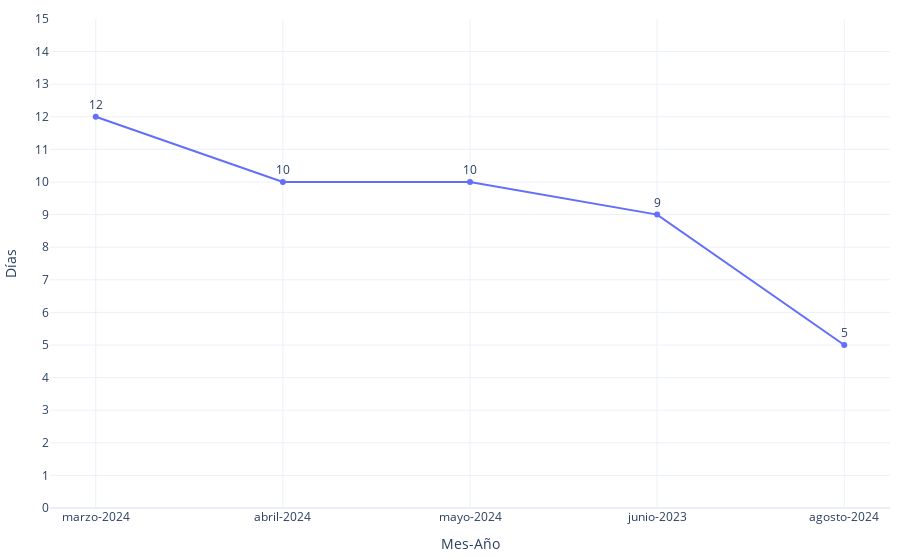

Notebook cell for this chart:
### Code cell
import os
import plotly.graph_objects as go
import plotly.io as pio

fig = go.Figure()
fig.add_trace(go.Scatter(
        x=promedios_df['label'], 
        y=promedios_df['tiempo_de_publicacion'], 
        mode='lines+markers+text',  # Mostrar líneas, puntos y texto        
        text=promedios_df['tiempo_de_publicacion'],#.apply(lambda x: f'${x:,.0f}'),  # Añadir el texto de los valores formateados
        textposition="top center"  # Posicionar el texto encima de los puntos
    ))

# Configurar el diseño
fig.update_layout(
    xaxis_title="Mes-Año",
    yaxis_title="Días",
    template="plotly_white",
    margin=dict(l=10, r=10, t=10, b=10),
    yaxis=dict(
        ticklen=10,
        tick0=1,
        dtick=1,
        range=[0,15]
    ),
)
# Exportar gráfica como archivo HTML
def guardar_grafico_como_html(fig, nombre_archivo, carpeta='assets/graficas'):
    # Crear la carpeta si no existe
    if not os.path.exists(carpeta):
        os.makedirs(carpeta)
    
    # Gráfica como archivo HTML en la carpeta especificada
    pio.write_html(fig, f'{carpeta}/{nombre_archivo}.html')

guardar_grafico_como_html(fig, 'g_scatt_proyeccion_dias', carpeta='assets/graficas')
fig.show()

### Figure 1 — Plotly figure (JSON) as saved in the notebook; plotly's stock layout.template omitted (floating-point values rounded to 4 significant figures)
{"data": [{"mode": "lines+markers+text", "text": [12, 10, 10, 9, 5], "textposition": "top center", "type": "scatter", "x": ["marzo-2024", "abril-2024", "mayo-2024", "junio-2023", "agosto-2024"], "y": [12, 10, 10, 9, 5]}], "layout": {"margin": {"b": 10, "l": 10, "r": 10, "t": 10}, "xaxis": {"title": {"text": "Mes-Año"}}, "yaxis": {"dtick": 1, "range": [0, 15], "tick0": 1, "ticklen": 10, "title": {"text": "Días"}}}}
